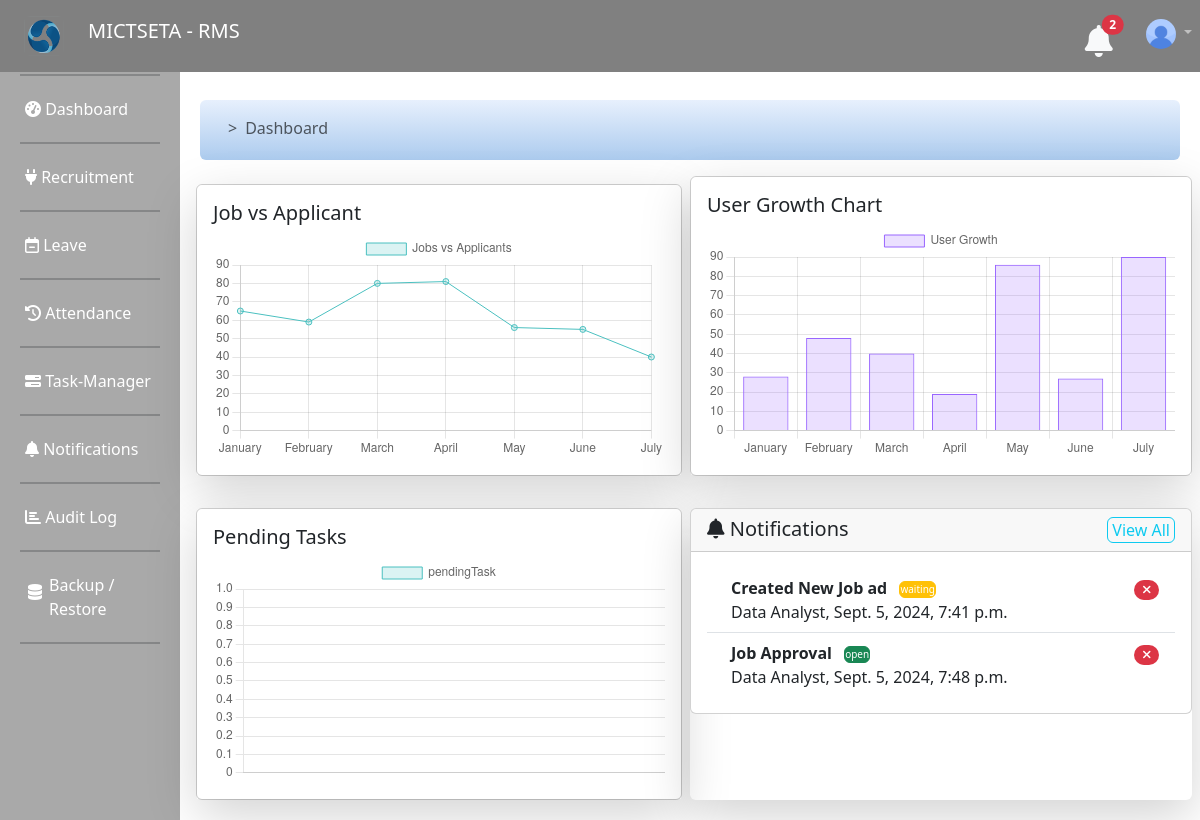
The page /dashboard/ (signed in) on the database its author committed.
### jobs/models.py (models this page shows, shortened)
class Notification(models.Model):
    user = models.ForeignKey(User, on_delete=models.CASCADE, related_name='notifications')
    action = models.CharField(max_length=225, unique=False, null=False)
    job_title = models.CharField(max_length=225, unique=False, null=False)
    status = models.CharField(max_length=225, unique=False, null=False)
    timestamp = models.DateTimeField(auto_now_add=True)
    is_seen = models.BooleanField(null=False, default=False)

### dashboard/views.py (the view)
# urls.py: path('', views.panel, name='dashboard.panel'),
@ensure_csrf_cookie
def panel(request):
	if request.user.is_authenticated:
		notify_len = len(Notification.objects.all())
		notification = Notification.objects.all()
		if request.user.is_superuser:
			categoreis = Category.objects.filter(user=request.user).distinct()
		else:
			categoreis = Category.objects.filter(task__assigned_to=request.user).distinct()
		cats = []
		data = []
		for cat in categoreis:
			cats.append(cat.name)
			data.append(len(Task.objects.filter(category=cat, is_complete=False)))
		return render(request,'panel.html', { 'notify_len':notify_len, 'notifications':notification,'cats':json.dumps(cats), 'datas':json.dumps(data)})
	else:
		return redirect('render_auth_page')

### dashboard/templates/panel.html (shortened to what this page needs)
{% extends 'dashboard_base.html' %}
{% load static %}
{% block breadcrumbs %}
      <li class="breadcrumb-item active" aria-current="page">Dashboard</li>
{% endblock %}
{% block content %}
        <div class="row mt-3">
          <div class="col-lg-6 p-2">
            <div class="card mb-4">
              <div class="card-body  shadow-lg">
                <h5 class="card-title">Job vs Applicant</h5>
                <canvas id="salesChart"></canvas>
              </div>
            </div>
          </div>
          <div class="col-lg-6 p-0">
            <div class="card mb-4">
              <div class="card-body shadow-lg">
                <h5 class="card-title">User Growth Chart</h5>
                <canvas id="userGrowthChart"></canvas>
              </div>
            </div>
          </div>
        </div>
        <div class="row">
          <div class="col-lg-6 px-2">
            <div class="card" >
              <div class="card-body shadow-lg " >
                <h5 class="card-title">Pending Tasks</h5>
                <canvas id="pendingTask" ></canvas>
              </div>
            </div>
          </div>
            <div class="col-lg-6 p-0 shadow-lg rounded-2">
                  <div class="card w-100" style="max-height:330px;">
                    <h5 class="card-header d-flex justify-content-between">
                      <div>
                        <i class="fas fa-bell text-dark"  > </i>
                        Notifications
                      </div>
                      <a href="{% url 'dashboard.get_notifications'%}" class="btn btn-outline-info p-0 px-1"> View All</a>
                    </h5>
                    <div class="card-body" style=" overflow-y: scroll;">
                      <ul class="list-group list-group-flush">
                      {% if notifications %}
                           {% for notific in notifications %}
                              {% if notific.is_seen %}
                              {% else %}
                                <li class="list-group-item d-flex justify-content-between align-items-start">
                                  <div class="ms-2 me-auto">
                                    <div class="fw-bold text-left">
                                      {{notific.action}}
                                      {% if notific.status == "Approved" or notific.status == "open" %}
                                      <button class="btn btn-success text-white p-0 mx-2" style="font-size: 10px">{{notific.status}}</button>
                                      {% elif notific.status == "waiting" or notific.status == "Pending" %}
                                      <button class="btn btn-warning text-white p-0 mx-2" style="font-size: 10px">{{notific.status}}</button>
                                      {% else %}
                                      <button class="btn btn-danger text-white p-0 mx-2" style="font-size: 10px">{{notific.status}}</button>
                                      {% endif %}
                                    </div>
                                    {{notific.job_title}}, {{notific.timestamp}}
                                  </div>
                                   <a href="{% url 'dashboard.delete_notifications' notific.id %}">
                                      <span class="badge text-bg-danger rounded-pill">
                                          <i class="fa fa-times " aria-hidden="true"></i>
                                      </span>
                                  </a>
                                </li>
                              {% endif %}
                          {% endfor %}
                      {% endif %}
                      </ul>
                    </div>
                  </div>
          </div>
  </div>
{% endblock %}
{% block chart %}
<script>
  var ctxUserGrowth = document.getElementById('userGrowthChart').getContext('2d');
    var userGrowthChart = new Chart(ctxUserGrowth, {
      type: 'bar',
      data: {
        labels: ['January', 'February', 'March', 'April', 'May', 'June', 'July'],
        datasets: [{
          label: 'User Growth',
          data: [28, 48, 40, 19, 86, 27, 90],
          backgroundColor: 'rgba(153, 102, 255, 0.2)',
          borderColor: 'rgba(153, 102, 255, 1)',
          borderWidth: 1
        }]
      },
      options: {
        responsive: true,
        scales: {
          y: {
            beginAtZero: true
          }
        }
      }
    });
    let category = JSON.parse('{{ cats|escapejs }}');  // Parse the JSON data
    let datas = JSON.parse('{{ datas|escapejs }}');
    var ctxpendingTask = document.getElementById('pendingTask').getContext('2d');
    var pendingTask = new Chart(ctxpendingTask, {
      type: 'bar',
      data: {
        labels: category,
        datasets: [{
          label: 'pendingTask',
          data: datas,
          backgroundColor: 'rgba(75, 192, 192, 0.2)',
          borderColor: 'rgba(75, 192, 192, 1)',
          borderWidth: 1
        }]
      },
      options: {
        responsive: true,
        scales: {
          y: {
            beginAtZero: true
          }
        }
      }
    });
</script>
{% endblock %}

### rows shown on the page
Notification: action "Created New Job ad", status "waiting", job_title "Data Analyst", timestamp "Sept. 5, 2024, 7:41 p.m."
Notification: action "Job Approval", status "open", job_title "Data Analyst", timestamp "Sept. 5, 2024, 7:48 p.m."

### other values the page prints
{{ notify_len }} "2"
